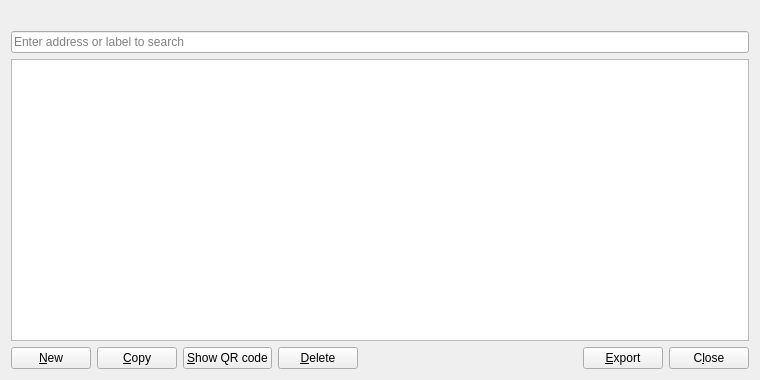
<?xml version="1.0" encoding="UTF-8"?>
<ui version="4.0">
 <class>AddressBookPage</class>
 <widget class="QWidget" name="AddressBookPage">
  <property name="geometry">
   <rect>
    <x>0</x>
    <y>0</y>
    <width>760</width>
    <height>380</height>
   </rect>
  </property>
  <layout class="QVBoxLayout" name="verticalLayout">
   <item>
    <widget class="QLabel" name="labelExplanation">
     <property name="textFormat">
      <enum>Qt::PlainText</enum>
     </property>
     <property name="wordWrap">
      <bool>true</bool>
     </property>
    </widget>
   </item>
   <item>
    <widget class="QLineEdit" name="searchLineEdit">
     <property name="placeholderText">
      <string>Enter address or label to search</string>
     </property>
    </widget>
   </item>
   <item>
    <widget class="QTableView" name="tableView">
     <property name="contextMenuPolicy">
      <enum>Qt::CustomContextMenu</enum>
     </property>
     <property name="toolTip">
      <string>Right-click to edit address or label</string>
     </property>
     <property name="tabKeyNavigation">
      <bool>false</bool>
     </property>
     <property name="alternatingRowColors">
      <bool>true</bool>
     </property>
     <property name="selectionMode">
      <enum>QAbstractItemView::SingleSelection</enum>
     </property>
     <property name="selectionBehavior">
      <enum>QAbstractItemView::SelectRows</enum>
     </property>
     <property name="sortingEnabled">
      <bool>true</bool>
     </property>
     <attribute name="verticalHeaderVisible">
      <bool>false</bool>
     </attribute>
    </widget>
   </item>
   <item>
    <layout class="QHBoxLayout" name="horizontalLayout">
     <item>
      <widget class="QPushButton" name="newAddress">
       <property name="toolTip">
        <string>Create a new address</string>
       </property>
       <property name="text">
        <string>&amp;New</string>
       </property>
       <property name="autoDefault">
        <bool>false</bool>
       </property>
      </widget>
     </item>
     <item>
      <widget class="QPushButton" name="copyAddress">
       <property name="toolTip">
        <string>Copy the currently selected address to the system clipboard</string>
       </property>
       <property name="text">
        <string>&amp;Copy</string>
       </property>
       <property name="autoDefault">
        <bool>false</bool>
       </property>
      </widget>
     </item>
     <item>
      <widget class="QPushButton" name="showAddressQRCode">
       <property name="toolTip">
        <string>Show QR code for the currently selected address</string>
       </property>
       <property name="text">
        <string>&amp;Show QR code</string>
       </property>
       <property name="autoDefault">
        <bool>false</bool>
       </property>
      </widget>
     </item>
     <item>
      <widget class="QPushButton" name="deleteAddress">
       <property name="toolTip">
        <string>Delete the currently selected address from the list</string>
       </property>
       <property name="text">
        <string>&amp;Delete</string>
       </property>
       <property name="autoDefault">
        <bool>false</bool>
       </property>
      </widget>
     </item>
     <item>
      <spacer name="horizontalSpacer">
       <property name="orientation">
        <enum>Qt::Horizontal</enum>
       </property>
       <property name="sizeHint" stdset="0">
        <size>
         <width>40</width>
         <height>20</height>
        </size>
       </property>
      </spacer>
     </item>
     <item>
      <widget class="QPushButton" name="exportButton">
       <property name="toolTip">
        <string>Export the data in the current tab to a file</string>
       </property>
       <property name="text">
        <string>&amp;Export</string>
       </property>
       <property name="autoDefault">
        <bool>false</bool>
       </property>
      </widget>
     </item>
     <item>
      <widget class="QPushButton" name="closeButton">
       <property name="sizePolicy">
        <sizepolicy hsizetype="Minimum" vsizetype="Minimum">
         <horstretch>0</horstretch>
         <verstretch>0</verstretch>
        </sizepolicy>
       </property>
       <property name="text">
        <string>C&amp;lose</string>
       </property>
       <property name="autoDefault">
        <bool>false</bool>
       </property>
      </widget>
     </item>
    </layout>
   </item>
  </layout>
 </widget>
 <resources>
  <include location="../luckycoinoro.qrc"/>
 </resources>
 <connections/>
</ui>
